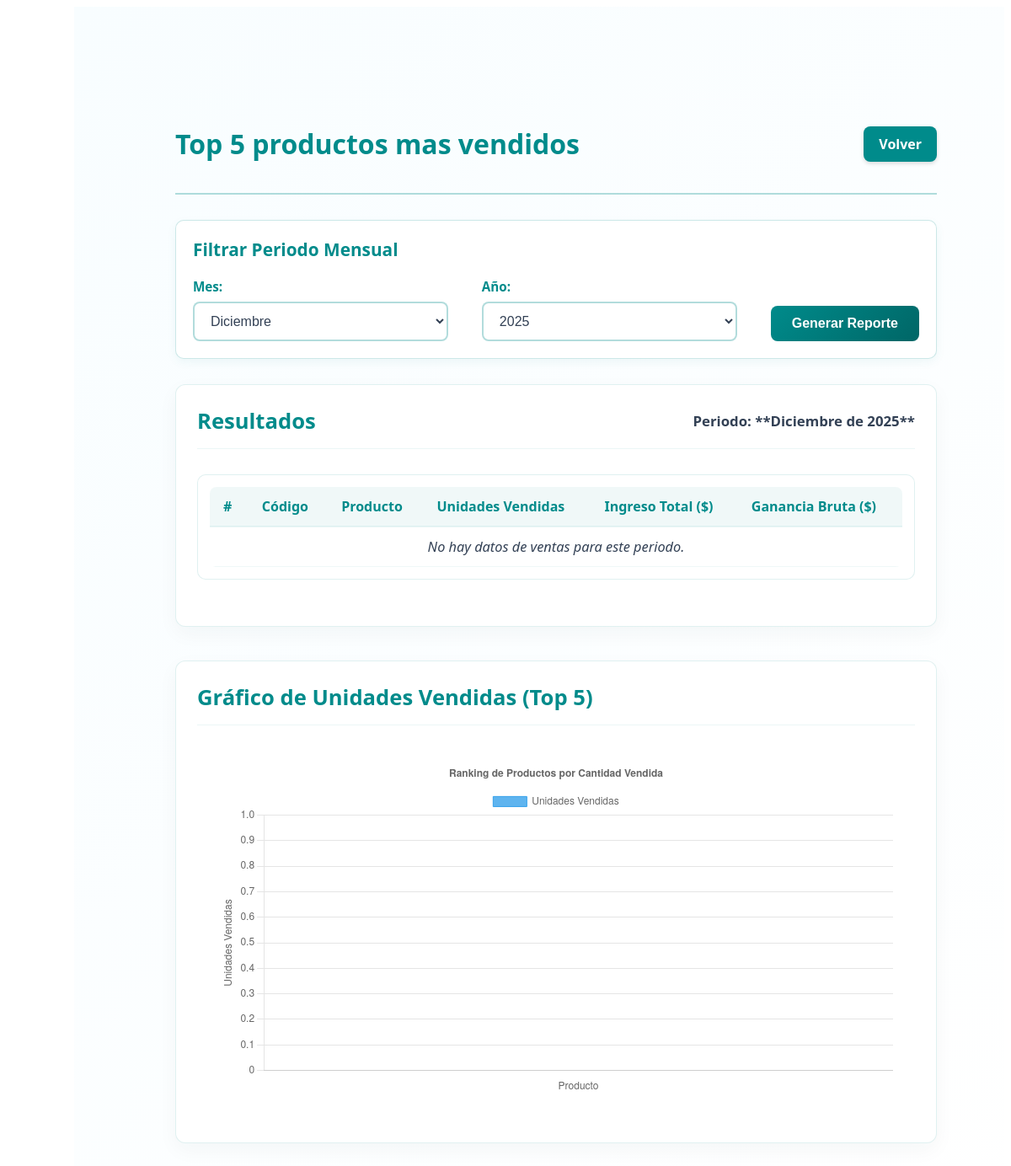
Page /reportes/reporte_top_prod.php (signed in) on the earlier database version.
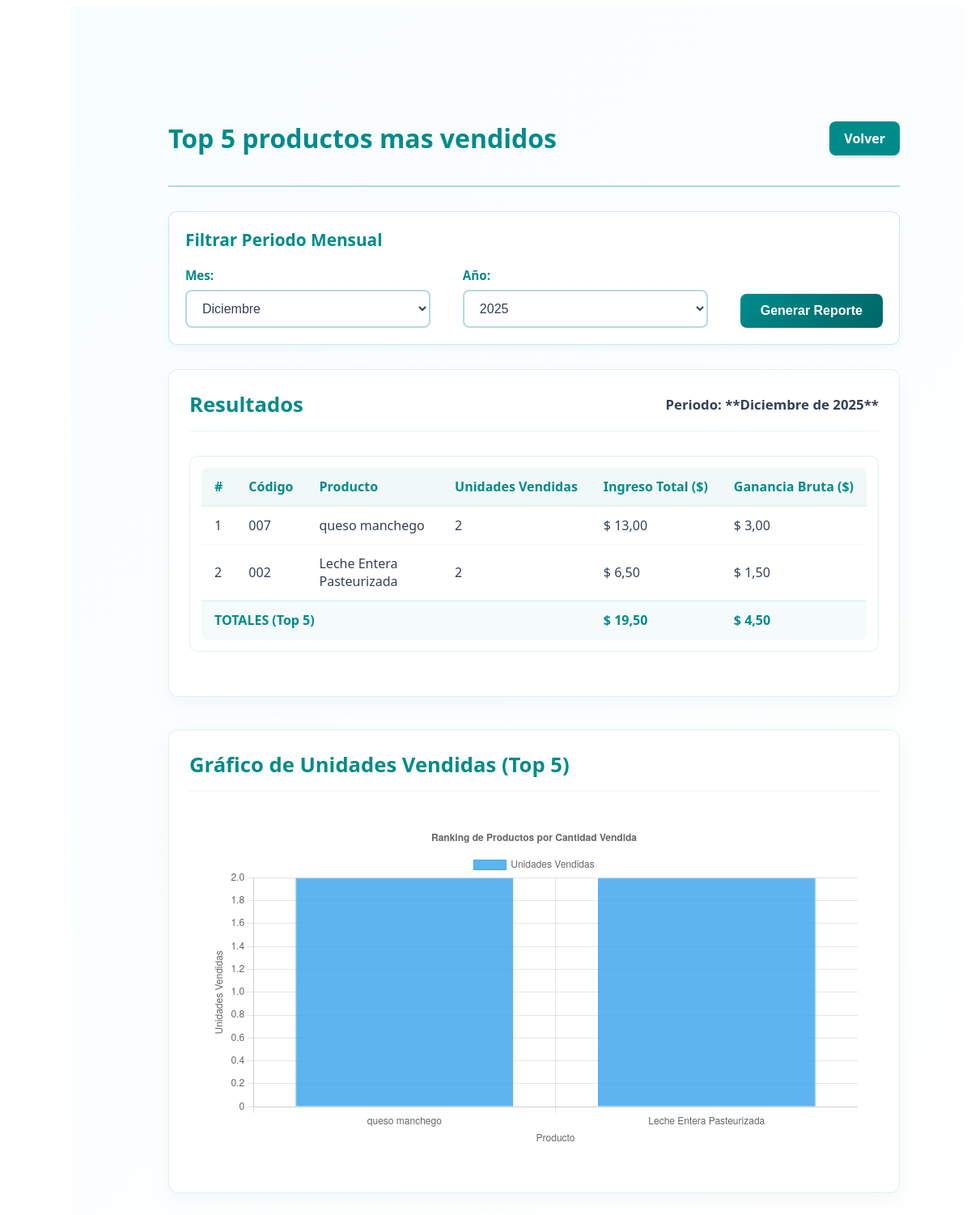
Same page on the later database version.
### tables this page shows
CREATE TABLE `productos` (
  `id` int(11) NOT NULL,
  `codigo` varchar(50) NOT NULL,
  `nombre` varchar(255) NOT NULL,
  `descripcion` text DEFAULT NULL,
  `categoria_id` int(11) NOT NULL,
  `subcategoria_id` int(11) DEFAULT NULL,
  `proveedor_id` int(11) NOT NULL,
  `id_producto_proveedor` int(11) DEFAULT NULL,
  `fecha_vencimiento` date DEFAULT NULL,
  `cantidad` int(11) NOT NULL DEFAULT 0,
  `precio_costo` decimal(10,2) NOT NULL,
  `precio_venta` decimal(10,2) DEFAULT NULL,
  `created_at` timestamp NOT NULL DEFAULT current_timestamp(),
  `updated_at` timestamp NOT NULL DEFAULT current_timestamp() ON UPDATE current_timestamp(),
  `estado` enum('active','inactive') DEFAULT 'active'
);

### reportes/reporte_top_prod.php (the view, shortened to what the changed rows need)
<?php
require_once '../conexion.php';
$current_date = new DateTime();
$current_year = $current_date->format('Y');
$current_month = $current_date->format('m');
$year = isset($_GET['year']) ? intval($_GET['year']) : $current_year;
$month = isset($_GET['month']) ? intval($_GET['month']) : $current_month;
function getTopVendidos($pdo, $year, $month) {
    $lim = 5;
    $where_clause = " AND YEAR(v.fecha) = :year AND MONTH(v.fecha) = :month";
    $params = ['year' => $year, 'month' => $month];
    try {
        $sql = "SELECT
                    p.id,
                    p.codigo,
                    p.nombre,
                    COALESCE(SUM(dv.cantidad), 0) AS unidades_vendidas,
                    -- 1. Ingreso Total en DÓLARES (Precio de Venta Unitario * Cantidad)
                    COALESCE(SUM(dv.cantidad * dv.precio_unitario_usd), 0) AS ingreso_total_usd,
                    -- 2. Ganancia Bruta Total en DÓLARES (Precio Venta USD - Precio Costo USD) * Cantidad
                    COALESCE(SUM(dv.cantidad * (dv.precio_unitario_usd - COALESCE(p.precio_costo, 0))), 0) AS ganancia_bruta_usd
                FROM detalle_venta dv
                JOIN ventas v ON dv.id_venta = v.id_venta
                LEFT JOIN productos p ON dv.id_producto = p.id
                WHERE 1=1 $where_clause AND p.nombre IS NOT NULL AND p.nombre != ''
                GROUP BY p.id, p.codigo, p.nombre
                HAVING unidades_vendidas > 0
                ORDER BY unidades_vendidas DESC, ganancia_bruta_usd DESC
                LIMIT $lim";
        $stmt = $pdo->prepare($sql);
        $stmt->execute($params);
        $rows = $stmt->fetchAll(PDO::FETCH_ASSOC);
        foreach ($rows as &$r) {
            $r['unidades_vendidas'] = intval($r['unidades_vendidas']);
            $r['ingreso_total_usd'] = round(floatval($r['ingreso_total_usd']), 2);
        }
        return $rows;
    } catch (PDOException $e) {
        error_log("Error en getTopVendidos: " . $e->getMessage());
        return [];
    }
}
$top_vendidos = getTopVendidos($pdo, $year, $month);
$nombres_productos = [];
$unidades_vendidas = [];
foreach ($top_vendidos as $p) {
    $nombres_productos[] = $p['nombre'];
    $unidades_vendidas[] = $p['unidades_vendidas'];
}
$nombres_json = json_encode($nombres_productos);
$unidades_json = json_encode($unidades_vendidas);
?>
<!DOCTYPE html>
<html lang="es">
<head>
    <link rel="stylesheet" href="../css/reportes/general_reportes.css">
</head>
<body>
<main class="main-content">
    <div class="content-wrapper">
        <div class="page-header">
            <h1 class="page-title">Top 5 productos mas vendidos</h1>
        </div>
        <div class="reporte-container">
            <div class="reporte-header">
                <h2>Resultados</h2>
            </div>
            <div class="tabla-container">
                <div class="table-responsive">
                    <table class="tabla-reporte">
                        <thead>
                            <tr>
                                <th>#</th>
                                <th>Código</th>
                                <th>Producto</th>
                                <th>Unidades Vendidas</th>
                                <th>Ingreso Total ($)</th>
                                <th>Ganancia Bruta ($)</th>
                            </tr>
                        </thead>
                        <tbody>
                            <?php if(empty($top_vendidos)): ?>
                                <tr><td colspan="6" class="empty-state">No hay datos de ventas para este periodo.</td></tr>
                            <?php else:
                                $rank = 1;
                                $ganancia_total_general = 0;
                                $ingreso_total_general = 0;
                                foreach($top_vendidos as $m):
                                    $ganancia_total_general += $m['ganancia_bruta_usd'];
                                    $ingreso_total_general += $m['ingreso_total_usd'];
                                    $ingreso_cero_flag = ($m['ingreso_total_usd'] == 0 && $m['unidades_vendidas'] > 0);
                                    $ganancia_negativa_flag = ($m['ganancia_bruta_usd'] < 0);
                                    $ingreso_display = number_format($m['ingreso_total_usd'], 2, ',', '.');
                                    $ganancia_display = number_format($m['ganancia_bruta_usd'], 2, ',', '.');
                                ?>
                                <tr>
                                    <td><?= $rank++ ?></td>
                                    <td><?= htmlspecialchars($m['codigo']) ?></td>
                                    <td><?= htmlspecialchars($m['nombre']) ?></td>
                                    <td><?= $m['unidades_vendidas'] ?></td>
                                    <td class="<?= ($ingreso_cero_flag) ? 'negativo alerta-cero' : '' ?>">
                                        $ <?= $ingreso_display ?>
                                    </td>
                                    <td class="<?= ($ganancia_negativa_flag) ? 'negativo' : '' ?>">
                                        $ <?= $ganancia_display ?>
                                    </td>
                                </tr>
                            <?php endforeach; endif; ?>
                        </tbody>
                        <?php if(!empty($top_vendidos)): ?>
                        <tfoot>
                            <tr class="total-row">
                                <td colspan="4"><strong>TOTALES (Top 5)</strong></td>
                                <td><strong>$ <?= number_format($ingreso_total_general, 2, ',', '.') ?></strong></td>
                                <td class="<?= ($ganancia_total_general < 0) ? 'negativo' : '' ?>">
                                    <strong>$ <?= number_format($ganancia_total_general, 2, ',', '.') ?></strong>
                                </td>
                            </tr>
                        </tfoot>
                        <?php endif; ?>
                    </table>
                </div>
            </div>
        </div>
        <div class="reporte-container" style="margin-top: 40px;">
            <div class="reporte-header">
                <h2>Gráfico de Unidades Vendidas (Top 5)</h2>
            </div>
            <div class="chart-container">
                <canvas id="topProductosChart"></canvas>
            </div>
        </div>
    </div>
</main>
<script>
    const nombres = <?= $nombres_json ?>;
    const unidades = <?= $unidades_json ?>;
    const ctx = document.getElementById('topProductosChart').getContext('2d');
    const topProductosChart = new Chart(ctx, {
        type: 'bar',
        data: {
            labels: nombres,
            datasets: [
                {
                    label: 'Unidades Vendidas',
                    data: unidades,
                    backgroundColor: 'rgba(54, 162, 235, 0.8)',
                    borderColor: 'rgba(54, 162, 235, 1)',
                    borderWidth: 1,
                }
            ]
        },
        options: {
            responsive: true,
            indexAxis: 'x', // Barras Verticales
            scales: {
                x: {
                    title: {
                        display: true,
                        text: 'Producto'
                    }
                },
                y: {
                    title: {
                        display: true,
                        text: 'Unidades Vendidas'
                    },
                    beginAtZero: true
                }
            },
            plugins: {
                title: {
                    display: true,
                    text: 'Ranking de Productos por Cantidad Vendida'
                },
                legend: {
                    position: 'top',
                }
            }
        }
    });
</script>
</body>
</html>

Differences in the rows shown:
now on this page (row edited): productos: codigo "007", nombre "queso manchego", unidades_vendidas "2", ingreso_display "13,00", ganancia_display "3,00"
added productos: codigo "002", nombre "Leche Entera Pasteurizada", unidades_vendidas "2", ingreso_display "6,50", ganancia_display "1,50"
Other differences:
$ingreso_total_general: (not shown) → "19,50"
$ganancia_total_general: (not shown) → "4,50"
chart data {{ $nombres_json }}: [] → ["queso manchego","Leche Entera Pasteurizada"]
chart data {{ $unidades_json }}: [] → [2,2]
text no longer shown: "No hay datos de ventas para este periodo."
text now shown: "TOTALES (Top 5) $ $"
